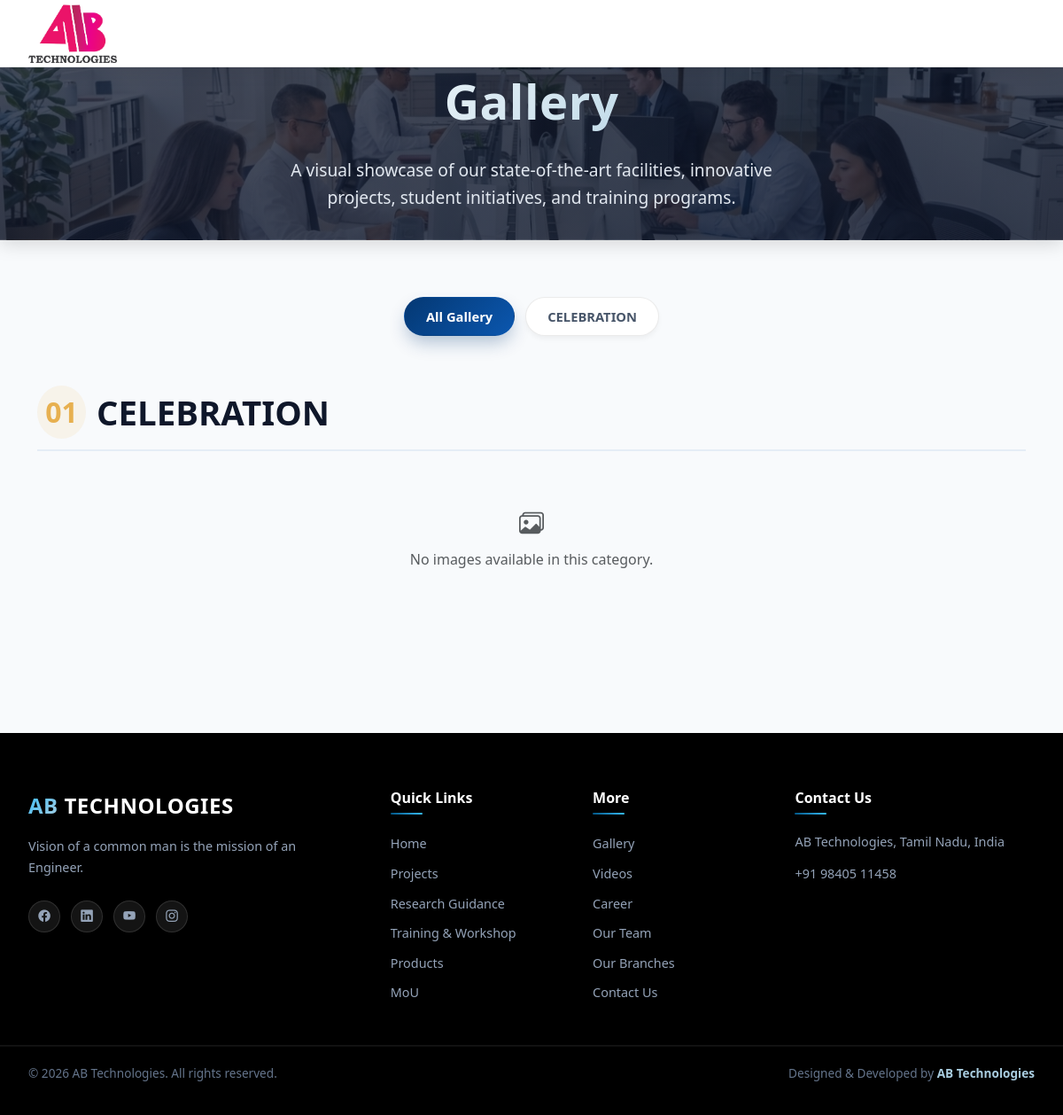
The app's page /gallery/, older data.
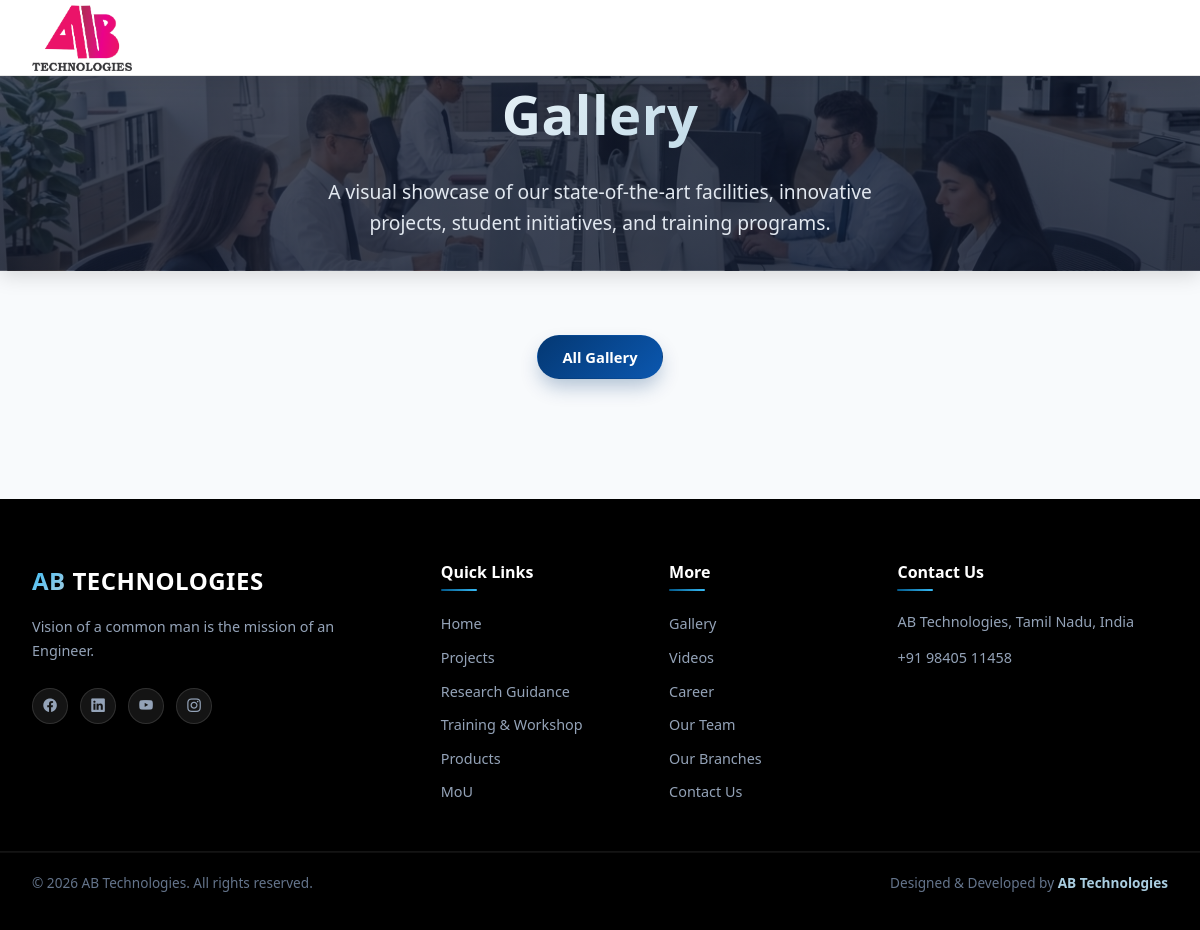
The same page, newer data.
### abtapp/models.py (models this page shows, shortened)
class GalleryCategory(models.Model):
    name = models.CharField(max_length=255)

### abtapp/views.py (the view)
# urls.py: path('gallery/', views.gallery_view, name='gallery'),
def gallery_view(request):
    categories = GalleryCategory.objects.prefetch_related('images').all()
    context = {
        'categories': categories,
        'active_page': 'gallery',
    }
    return render(request, 'abtapp/gallery.html', context)

### abtapp/templates/abtapp/gallery.html (shortened to what this page needs)
{% extends 'base.html' %}
{% load static %}
{% block banner %}
<div class="page-banner gallery-banner">
    <div class="page-banner-content" data-aos="zoom-in">
        <h1 class="page-banner-title">
            <span class="title-highlight">Gallery</span>
        </h1>
        <p class="page-banner-subtitle">A visual showcase of our state-of-the-art facilities, innovative projects, student initiatives, and training programs.</p>
    </div>
</div>
{% endblock %}
{% block content %}
<div class="gallery-container">
    <div class="container">
        <div class="gallery-filter-wrap" data-aos="fade-up">
            <button class="filter-btn active" onclick="filterCategory('all', this)">All Gallery</button>
            {% for category in categories %}
                <button class="filter-btn" onclick="filterCategory('cat-{{ forloop.counter }}', this)">{{ category.name }}</button>
            {% endfor %}
        </div>
        {% for category in categories %}
            <div class="category-section" id="section-cat-{{ forloop.counter }}" data-category-id="cat-{{ forloop.counter }}" data-aos="fade-up">
                <div class="category-header-wrap">
                    <span class="category-number">0{{ forloop.counter }}</span>
                    <h2 class="category-title" id="cat-{{ forloop.counter }}">{{ category.name }}</h2>
                </div>
                <div class="row g-4">
                    {% for image in category.images.all %}
                        <div class="col-12 col-sm-6 col-md-4 col-lg-3">
                            <div class="card gallery-card h-100 border-0 shadow-sm" onclick="openLightbox('{{ image.image.url }}', '{{ image.name|default:category.name|escapejs }}')">
                                <div class="card-img-wrapper p-0">
                                    <img src="{{ image.image.url }}"
                                         class="card-img-top"
                                         alt="{{ image.get_seo_alt }}"
                                         title="{{ image.name|default:category.name }} | {{ category.name }} - AB Technologies"
                                         loading="lazy"
                                         decoding="async">
                                    <div class="card-img-overlay-icon">
                                        <i class="bi bi-zoom-in"></i>
                                    </div>
                                </div>
                                {% if image.name %}
                                    <div class="card-body">
                                        <h3 class="card-title text-light text-center mb-0">{{ image.name }}</h3>
                                    </div>
                                {% endif %}
                            </div>
                        </div>
                    {% empty %}
                        <div class="col-12 text-center py-4">
                            <p class="text-muted"><i class="bi bi-images fs-3 d-block mb-2"></i>No images available in this category.</p>
                        </div>
                    {% endfor %}
                </div>
            </div>
        {% endfor %}
    </div>
</div>
{% endblock %}

### abtapp/templates/base.html (shortened to what this page needs)
{% load static %}
<!DOCTYPE html>
<html lang="en">
<head>
    <link rel="stylesheet" href="{% static 'abtapp/css/style.css' %}">
    <link href="https://cdn.jsdelivr.net/npm/bootstrap@5.3.8/dist/css/bootstrap.min.css" rel="stylesheet">
    <link rel="stylesheet" href="https://cdn.jsdelivr.net/npm/bootstrap-icons@1.11.3/font/bootstrap-icons.min.css">
    <link rel="stylesheet" href="https://cdn.jsdelivr.net/npm/swiper@11/swiper-bundle.min.css" />
</head>
<body>
    <div class="page-shell">
        {% include 'navbar.html' %}
        {% block banner %}{% endblock %}
        <main class="main-content">
            {% block content %}
            {% endblock %}
        </main>
        {% include 'footer.html' %}
    </div>
</body>
</html>

### abtapp/templates/navbar.html (shortened to what this page needs)
{% load static %}
<header class="site-header">
  <div class="header-container">
    <a href="{% url 'home' %}" class="brand-logo">
      <img src="{% static 'abtapp/images/ABT_LOGO_BLACK_NO_BG.png' %}" alt="AB Technologies Logo" class="navbar-logo-img" />
    </a>
    <button class="mobile-menu-btn" id="mobileMenuBtn" aria-label="Toggle navigation">
      <span class="bar"></span>
      <span class="bar"></span>
      <span class="bar"></span>
    </button>
  </div>
</header>

### abtapp/templates/footer.html (shortened to what this page needs)
{% load static %}
<footer class="site-footer">
    <div class="footer-top">
        <div class="footer-grid">
            <div class="footer-col footer-brand-col">
                <a href="{% url 'home' %}" class="footer-logo">
                    <span class="footer-logo-accent">AB</span> TECHNOLOGIES
                </a>
                <p class="footer-tagline">Vision of a common man is the mission of an Engineer.</p>
                <div class="footer-socials">
                    <a href="#" class="social-link" title="Facebook"><i class="bi bi-facebook"></i></a>
                    <a href="#" class="social-link" title="LinkedIn"><i class="bi bi-linkedin"></i></a>
                    <a href="#" class="social-link" title="YouTube"><i class="bi bi-youtube"></i></a>
                    <a href="#" class="social-link" title="Instagram"><i class="bi bi-instagram"></i></a>
                </div>
            </div>
            <div class="footer-col">
                <h4 class="footer-heading">Quick Links</h4>
                <ul class="footer-links">
                    <li><a href="{% url 'home' %}">Home</a></li>
                    <li><a href="{% url 'projects' %}">Projects</a></li>
                    <li><a href="{% url 'research_guidance' %}">Research Guidance</a></li>
                    <li><a href="{% url 'training_workshop' %}">Training &amp; Workshop</a></li>
                    <li><a href="{% url 'products' %}">Products</a></li>
                    <li><a href="{% url 'mou' %}">MoU</a></li>
                </ul>
            </div>
            <div class="footer-col">
                <h4 class="footer-heading">More</h4>
                <ul class="footer-links">
                    <li><a href="{% url 'gallery' %}">Gallery</a></li>
                    <li><a href="{% url 'videos' %}">Videos</a></li>
                    <li><a href="{% url 'career' %}">Career</a></li>
                    <li><a href="{% url 'our_team' %}">Our Team</a></li>
                    <li><a href="{% url 'our_branches' %}">Our Branches</a></li>
                    <li><a href="{% url 'contact_us' %}">Contact Us</a></li>
                </ul>
            </div>
            <div class="footer-col">
                <h4 class="footer-heading">Contact Us</h4>
                <ul class="footer-contact-list">
                    <li>
                        <span>AB Technologies, Tamil Nadu, India</span>
                    </li>
                    <li>
                        <a href="tel:+919840511458">+91 98405 11458</a>
                    </li>
                </ul>
            </div>
        </div>
    </div>
    <div class="footer-bottom">
        <p>&copy; {% now "Y" %} AB Technologies. All rights reserved.</p>
        <p>Designed &amp; Developed by <span class="footer-dev">AB Technologies</span></p>
    </div>
</footer>

### abtapp/templates/base.html (style rules this page uses)
html { scroll-behavior: smooth; }
* { scroll-behavior: smooth; }

### abtapp/templates/abtapp/gallery.html (style rules this page uses)
.gallery-container { padding: 4rem 0; background-color: #f8fafc; }
.gallery-filter-wrap { display: flex; justify-content: center; align-items: center; flex-wrap: wrap; gap: 12px; margin-bottom: 3.5rem; }
.filter-btn { border: 1px solid rgba(0, 0, 0, 0.08); background: #ffffff; color: #475569; padding: 10px 24px; border-radius: 50px; font-size: 0.92rem; font-weight: 600; cursor: pointer; transition: all 0.3s cubic-bezier(0.16, 1, 0.3, 1); box-shadow: 0 4px 6px -1px rgba(0, 0, 0, 0.05); }
.filter-btn.active { background: linear-gradient(135deg, #043873, #0b57af); color: #ffffff; border-color: transparent; box-shadow: 0 10px 20px -3px rgba(4, 56, 115, 0.3); }

Row changes from the older to the newer data that the page shows:
removed GalleryCategory: name "CELEBRATION"
